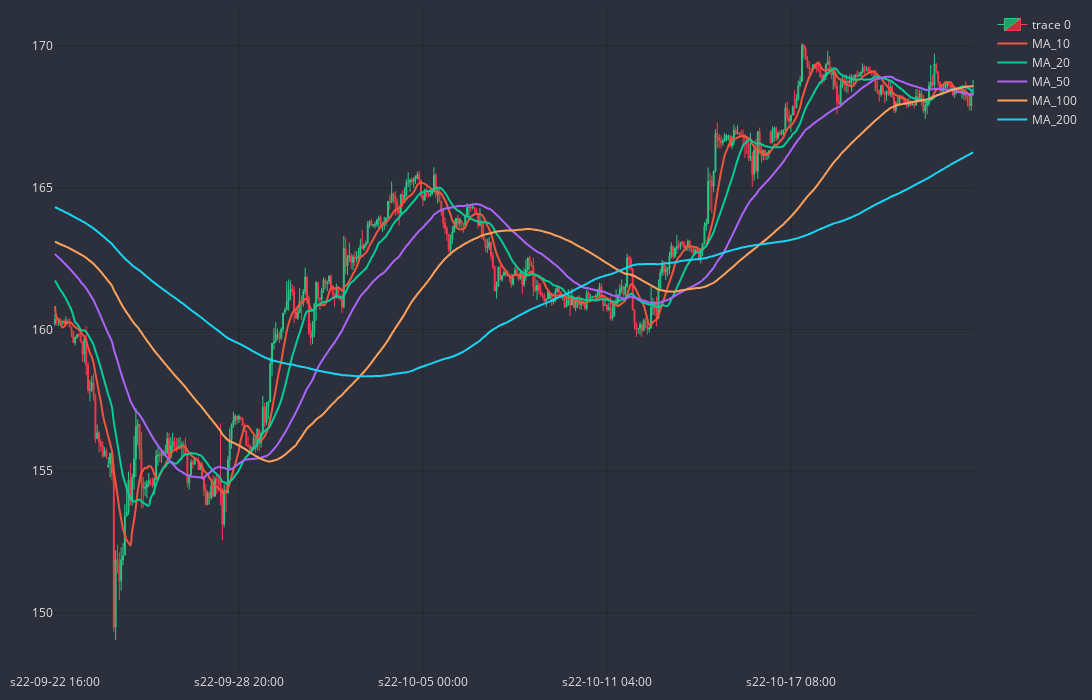

The code cell stored with this chart in its notebook:
### Code cell
cp.show_plot(line_traces=traces)

### Figure 1 — Plotly figure (JSON) as saved in the notebook; plotly's stock layout.template omitted (floating-point values rounded to 4 significant figures; data arrays with more than 128 entries replaced by an {"elided": "..."} marker saying what was removed)
{"data": [{"close": {"elided": "500 float values"}, "decreasing": {"fillcolor": "#CC2E3C", "line": {"color": "#FF3A4C"}}, "high": {"elided": "500 float values"}, "increasing": {"fillcolor": "#24A06B", "line": {"color": "#2EC886"}}, "line": {"width": 1}, "low": {"elided": "500 float values"}, "opacity": 1, "open": {"elided": "500 float values"}, "type": "candlestick", "x": {"elided": "500 str values"}}, {"line": {"shape": "spline", "width": 2}, "name": "MA_10", "type": "scatter", "x": {"elided": "500 str values"}, "y": {"elided": "500 float values"}}, {"line": {"shape": "spline", "width": 2}, "name": "MA_20", "type": "scatter", "x": {"elided": "500 str values"}, "y": {"elided": "500 float values"}}, {"line": {"shape": "spline", "width": 2}, "name": "MA_50", "type": "scatter", "x": {"elided": "500 str values"}, "y": {"elided": "500 float values"}}, {"line": {"shape": "spline", "width": 2}, "name": "MA_100", "type": "scatter", "x": {"elided": "500 str values"}, "y": {"elided": "500 float values"}}, {"line": {"shape": "spline", "width": 2}, "name": "MA_200", "type": "scatter", "x": {"elided": "500 str values"}, "y": {"elided": "500 float values"}}], "layout": {"font": {"color": "#e1e1e1", "size": 12}, "height": 700, "margin": {"b": 10, "l": 10, "r": 10, "t": 10}, "paper_bgcolor": "#2c303c", "plot_bgcolor": "#2c303c", "width": 1450, "xaxis": {"gridcolor": "#1f292f", "nticks": 5, "rangeslider": {"visible": false}}, "yaxis": {"gridcolor": "#1f292f"}}}
